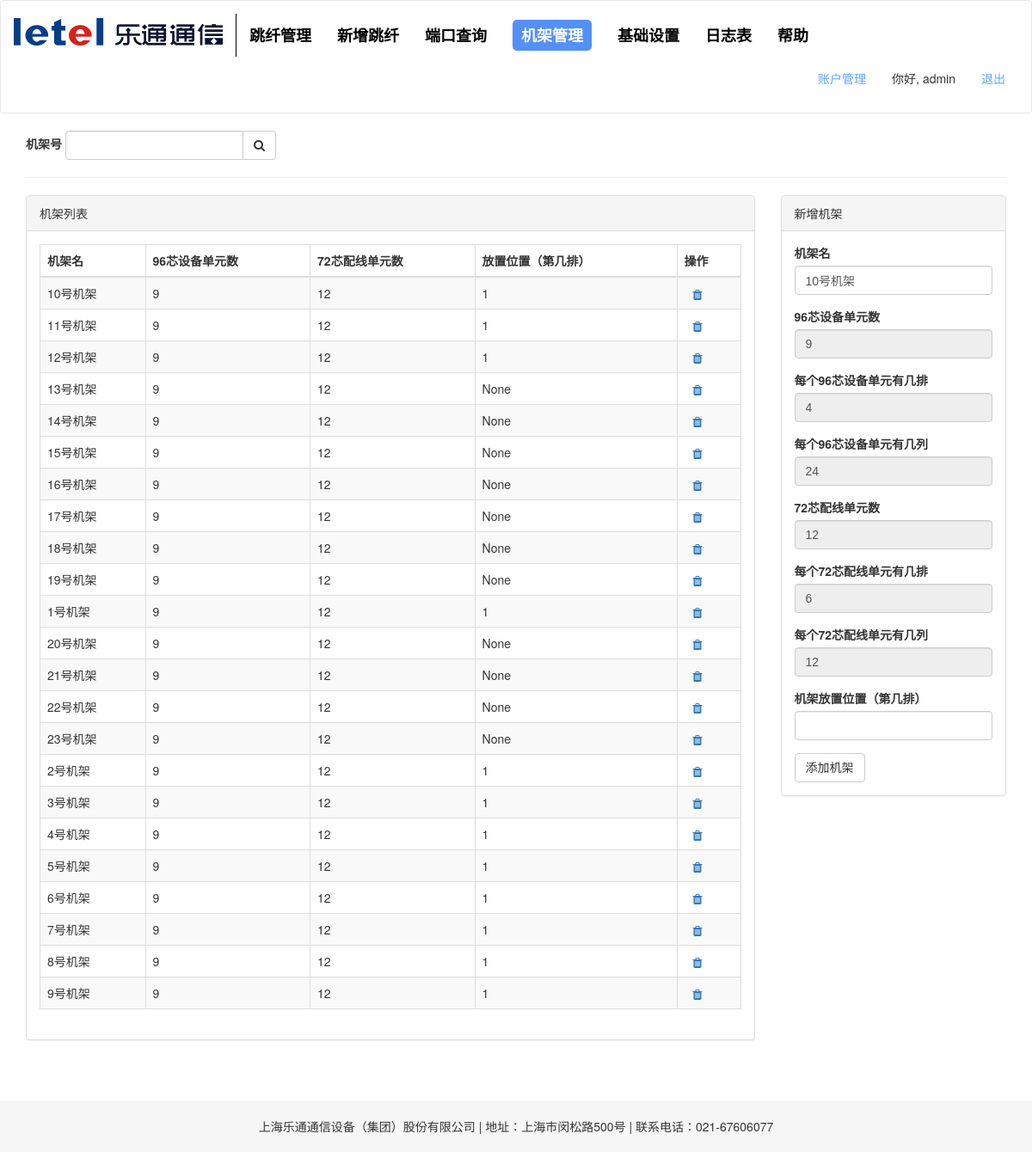
Screenshot of /shebei (signed in) with the database file from the repository.
### app/models.py (models this page shows, shortened)
class User(UserMixin, db.Model):
    __tablename__ = 'User'
    id = db.Column(db.Integer, primary_key=True)
    email = db.Column(db.String(64))
    username = db.Column(db.String(64), unique=True, index=True)
    password_hash = db.Column(db.String(128))
    role_id = db.Column(db.Integer, db.ForeignKey('roles.id')) #外键role_id = roles.id= roles表中的id
    status = db.Column(db.Boolean, default=True)
    login_time = db.Column(db.DateTime)
    logout_time = db.Column(db.DateTime)
    logs = db.relationship('Log', backref='user', lazy='dynamic')
    @property
    def password(self):
        raise AttributeError('password is not a readable attribute')
    def can(self, permissions):
        return self.role is not None and \
            (self.role.permissions & permissions) == permissions
    def is_administrator(self):
        return self.can(Permission.ADMINISTER)

class ShebeiTable(db.Model):
    __tablename__ = '设备'
    id = db.Column(db.Integer, primary_key=True)
    shebei_name = db.Column(db.String(64))
    front_slotNums = db.Column(db.Integer) #slot块数
    front_slot_rows = db.Column(db.Integer) #每块slot有几排
    front_slot_cols = db.Column(db.Integer) #每块slot有几列
    back_slotNums = db.Column(db.Integer)
    back_slot_rows = db.Column(db.Integer)
    back_slot_cols = db.Column(db.Integer)
    slot_used_list = db.Column(db.String()) #已被占用的端口 例：[1(1,4),3(2,3),4(3,1),7(3,24)]
    shebei_place = db.Column(db.Integer) # 设备放置位置（第几排）

class CompanyTable(db.Model):
    __tablename__ = 'Company'
    id = db.Column(db.Integer, primary_key=True)
    company_name = db.Column(db.String(128))
    company_address = db.Column(db.String(128))
    company_tel = db.Column(db.String(16))

### app/main/views.py (the view, shortened to what this page needs)
@main.route('/shebei',methods=['GET','POST'])
@login_required
def shebei():
    form = CreateShebeiForm()
    form.front_slotNums.render_kw = {'disabled':'true'}
    form.front_slot_rows.render_kw = {'disabled':'true'}
    form.front_slot_cols.render_kw = {'disabled':'true'}
    form.back_slotNums.render_kw = {'disabled':'true'}
    form.back_slot_rows.render_kw = {'disabled':'true'}
    form.back_slot_cols.render_kw = {'disabled':'true'}
    shebeiTables = ShebeiTable.query.order_by(ShebeiTable.shebei_name.asc()).all()
    company = CompanyTable.query.first()
    results = ShebeiTable.query.order_by(ShebeiTable.shebei_name.asc()).all()
    if results:
        if results[-1].shebei_name[1:2] == '号':
            form.shebei_name.data = str(int(results[-1].shebei_name[0:1]) + 1) + '号机架'
        else:
            form.shebei_name.data = ''
    return render_template('shebei.html', shebeiTables=shebeiTables, form=form, company=company)

### app/main/forms.py
class CreateShebeiForm(FlaskForm):
    shebei_name = StringField('机架名') #设备1
    front_slotNums = IntegerField('96芯设备单元数', default=9) #front_96_slotNums=range(1,10) #9
    front_slot_rows = IntegerField('每个96芯设备单元有几排', default=4) #96芯4排
    front_slot_cols = IntegerField('每个96芯设备单元有几列', default=24) #96芯24列
    back_slotNums = IntegerField('72芯配线单元数', default=12) #72芯12块
    back_slot_rows = IntegerField('每个72芯配线单元有几排', default=6) #72芯6排
    back_slot_cols = IntegerField('每个72芯配线单元有几列', default=12) #72芯12列
    shebei_place = IntegerField('机架放置位置（第几排）')
    submit = SubmitField('添加机架')

### app/models.py (called while the page is built)
@login_manager.user_loader
def load_user(user_id):
    return User.query.get(int(user_id))

### app/templates/shebei.html (shortened to what this page needs)
{% extends "base.html" %}
{% import "bootstrap/wtf.html" as wtf %}
{% block styles %}
    {{ super() }}
    <link href={{ url_for('static', filename = 'vendor/app/css/shebei.css') }} rel="stylesheet">
{% endblock %}
{% block page_content %}
<div class="page-header" style="background: #ffffff">
<form class="form-inline" method="POST" action="{{ url_for('main.shebei') }}">
        <div class="form-group">
            <label for="Number">机架号</label>
            <div class="input-group">
                <input type="text" class="form-control" id="Number" name="Number">
                <div class="input-group-btn">
                    <button class="btn btn-default" type="submit" name="search" value="搜索">
                        <i class="fa fa-search"></i>
                    </button>
                </div>
            </div>
        </div>
    </form>
</div>
<div class="row">
    <div class="col-lg-9">
        <div class="panel panel-default">
            <div class="panel-heading">
                机架列表
            </div>
            <div class="panel-body">
                <div class="table-responsive">
                    <table class="table table-striped table-bordered table-hover">
                        <thead>
                            <tr>
                                <th>机架名</th>
                                <th>96芯设备单元数</th>
                                <th>72芯配线单元数</th>
                                <th>放置位置（第几排）</th>
                                <th>操作</th>
                            </tr>
                        </thead>
                        <tbody>
                            {% for shebeiTable in shebeiTables %}
                                <tr>
                                    <td>{{ shebeiTable.shebei_name }}</td>
                                    <td>{{ shebeiTable.front_slotNums }}</td>
                                    <td>{{ shebeiTable.back_slotNums }}</td>
                                    <td>{{ shebeiTable.shebei_place }}</td>
                                    <td>
                                        <a class="icon" href="/shebei/delete/{{ shebeiTable.id }}" title="删除" style="margin-left: 10px;">
                                            <span class="fa fa-trash glyphicon glyphicon-trash"></span>
                                        </a>
                                    </td>
                                </tr>
                            {% endfor %}
                        </tbody>
                    </table>
                </div>
            </div>
        </div>
    </div>
    <div class="col-lg-3">
        <div class="panel panel-default">
            <div class="panel-heading">
                新增机架
            </div>
            <div class="panel-body">
                {{ wtf.quick_form(form) }}
            </div>
        </div>
    </div>
</div>
{% endblock %}
{% block scripts %}
<footer class="text-center">
    <span class="footer">{{ company.company_name }} | 地址：{{ company.company_address }} | 联系电话：{{ company.company_tel }}</span>
</footer>
{% endblock %}

### app/templates/base.html (shortened to what this page needs)
{% extends "bootstrap/base.html" %}
{% block styles %}
    {{ super() }}
    <link href={{ url_for('static', filename = 'vendor/bootstrap/css/bootstrap.min.css') }} rel="stylesheet">
    <link href={{ url_for('static', filename = 'vendor/app/css/normalize.css') }} rel="stylesheet">
    <link href={{ url_for('static', filename = 'vendor/app/css/base.css') }} rel="stylesheet">
    <link href={{ url_for('static', filename = 'vendor/font-awesome/css/font-awesome.min.css') }} rel="stylesheet" type="text/css">
{% endblock %}
{% block body_attribs %}
     onload="draw();"
{% endblock %}
{% block navbar %}
    <div class="navbar navbar-default" role="navigation">
        <div class="container">
            <div class="navbar-header">
                <a class="navbar-brand" href="/"><img src="/static/images/logo.jpg"></a>
            </div>
            <div class="navbar-collapse collapse">
                <ul class="nav navbar-nav">
                    <li><a href="/"><span>跳纤管理</span></a></li>
                    <li><a href="/new-jumping"><span>新增跳纤</span></a></li>
                    <li><a href="/interface"><span>端口查询</span></a></li>
                    <li><a href="/shebei"><span>机架管理</span></a></li>
                    <li><a href="/setting"><span>基础设置</span></a></li>
                    <li><a href="/log"><span>日志表</span></a></li>
                    <li><a href="/help"><span>帮助</span></a></li>
                </ul>
                <ul class="nav navbar-nav navbar-right">
                    {% if current_user.is_administrator() %}
                        <li><a href="{{ url_for('auth.account') }}">账户管理</a></li>
                    {% endif %}
                    {% if current_user.is_authenticated %}
                        <li class="hello-user"><span>你好, {{ current_user.username }}</span></li>
                        <li><a href="{{ url_for('auth.logout') }}">退出</a></li>
                    {% else %}
                        <li><a href="{{ url_for('auth.login') }}">登入</a></li>
                    {% endif %}
                </ul>
            </div>
        </div>
    </div>
{% endblock %}
{% block content %}
<div class="container">
{% block page_content %}{% endblock %}
</div>
{% endblock %}

### rows the page displays
User: username "admin"
ShebeiTable: shebei_name "10号机架", front_slotNums "9", back_slotNums "12", shebei_place "1"
ShebeiTable: shebei_name "11号机架", front_slotNums "9", back_slotNums "12", shebei_place "1"
ShebeiTable: shebei_name "12号机架", front_slotNums "9", back_slotNums "12", shebei_place "1"
ShebeiTable: shebei_name "13号机架", front_slotNums "9", back_slotNums "12", shebei_place "None"
ShebeiTable: shebei_name "14号机架", front_slotNums "9", back_slotNums "12", shebei_place "None"
ShebeiTable: shebei_name "15号机架", front_slotNums "9", back_slotNums "12", shebei_place "None"
ShebeiTable: shebei_name "16号机架", front_slotNums "9", back_slotNums "12", shebei_place "None"
ShebeiTable: shebei_name "17号机架", front_slotNums "9", back_slotNums "12", shebei_place "None"
ShebeiTable: shebei_name "18号机架", front_slotNums "9", back_slotNums "12", shebei_place "None"
ShebeiTable: shebei_name "19号机架", front_slotNums "9", back_slotNums "12", shebei_place "None"
ShebeiTable: shebei_name "1号机架", front_slotNums "9", back_slotNums "12", shebei_place "1"
ShebeiTable: shebei_name "20号机架", front_slotNums "9", back_slotNums "12", shebei_place "None"
ShebeiTable: shebei_name "21号机架", front_slotNums "9", back_slotNums "12", shebei_place "None"
ShebeiTable: shebei_name "22号机架", front_slotNums "9", back_slotNums "12", shebei_place "None"
ShebeiTable: shebei_name "23号机架", front_slotNums "9", back_slotNums "12", shebei_place "None"
ShebeiTable: shebei_name "2号机架", front_slotNums "9", back_slotNums "12", shebei_place "1"
ShebeiTable: shebei_name "3号机架", front_slotNums "9", back_slotNums "12", shebei_place "1"
ShebeiTable: shebei_name "4号机架", front_slotNums "9", back_slotNums "12", shebei_place "1"
ShebeiTable: shebei_name "5号机架", front_slotNums "9", back_slotNums "12", shebei_place "1"
ShebeiTable: shebei_name "6号机架", front_slotNums "9", back_slotNums "12", shebei_place "1"
ShebeiTable: shebei_name "7号机架", front_slotNums "9", back_slotNums "12", shebei_place "1"
ShebeiTable: shebei_name "8号机架", front_slotNums "9", back_slotNums "12", shebei_place "1"
ShebeiTable: shebei_name "9号机架", front_slotNums "9", back_slotNums "12", shebei_place "1"
CompanyTable: company_name "上海乐通通信设备（集团）股份有限公司", company_address "上海市闵松路500号", company_tel "021-67606077"
